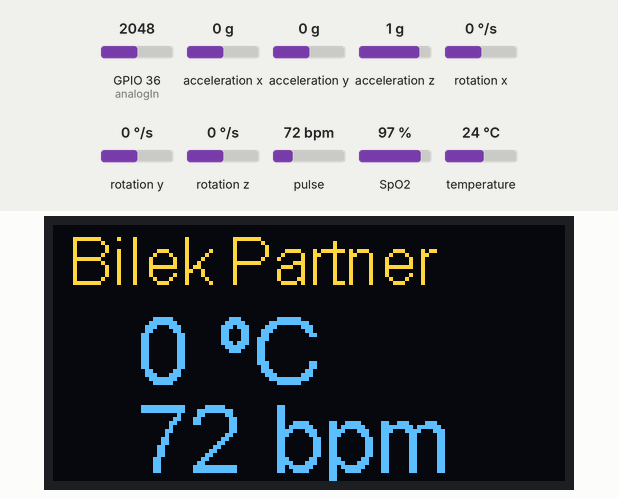
Recording of a sketch running on a simulated ESP32. On the bench: 128×64 one-colour display. The inputs (shaded band) are chosen by the test bench; at power-on: GPIO 36 (analogIn) = 2048, acceleration x 0 g, acceleration y 0 g, acceleration z 1 g, rotation x 0 °/s, rotation y 0 °/s, rotation z 0 °/s, pulse 72 bpm, SpO2 97 %, temperature 24 °C. The OLED is the two-colour kind (top 16 rows yellow); WiFi joins after 1.5 s; servers stay silent unless stated; what the sketch prints to the serial monitor is not drawn.

Above: at 9.6 s.
At 23.7 s:
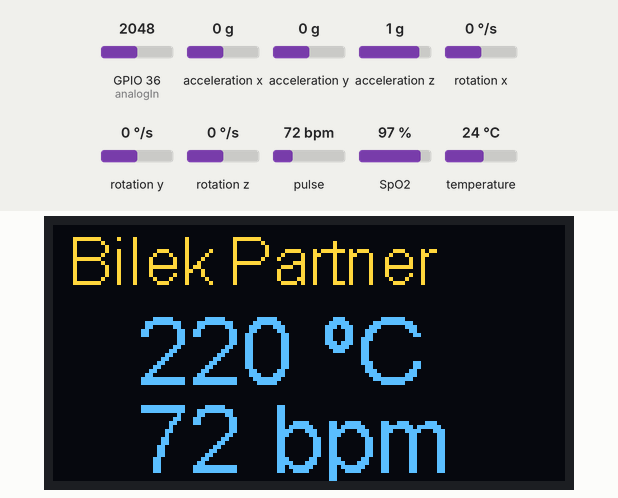

Measured:
- what the display in image 0 shows lasts 14.2 s, from 9.5 s to 23.7 s

The sketch:

wifitest2.ino
```cpp
#include <MPU6050_tockn.h>
#include <Wire.h>
#include "MAX30100_PulseOximeter.h"
#define SDA_PIN 21
#define SCL_PIN 22
MPU6050 mpu6050(Wire);


#include <WiFi.h>

#define WIFI_SSID "sinanelveren"
#define WIFI_PASSWORD "sinanelveren"


#include <Wire.h>
#include "SSD1306.h"


long timer = 0;
PulseOximeter pox;
int sample_count=0;
float val;
float sample_avg;
float tempAnalog;
int kalp_sample_count = 0 ;
float heartPrint;

uint32_t tsLastReport = 0;
float heartCurrent = 70;
const int analogIn = A0;

int RawValue= 0;
double Voltage = 0;
double tempC = 0;

int wifiCounter = 0;
int ledCount = 0;


   const uint16_t port = 1379;
   const char * host = "89.107.226.204"; // ip or dns


SSD1306  display(0x3C, 21,22);


void onBeatDetected()
{
Serial.println("Beat!");
}

void setup() {
  Serial.begin(9600);

    Serial.print("Waiting for WiFi... ");
 WiFi.mode(WIFI_STA);
     WiFi.begin(WIFI_SSID, WIFI_PASSWORD);
      Serial.print("connecting");
      while (WiFi.status() != WL_CONNECTED) {
        Serial.print(".");
        delay(500);
      }

    Serial.println("");
    Serial.println("WiFi connected");
    Serial.println("IP address: ");
    Serial.println(WiFi.localIP());

    delay(500);


   Serial.print("Connecting to ");
   Serial.println(host);


  Serial.print("Initializing Pulse and 3-Eksen");

  Wire.begin(SDA_PIN,SCL_PIN);
  mpu6050.begin();
  mpu6050.calcGyroOffsets(true);
  Serial.println("3Ekseninitledi");


      //kalp init
     setPulse();


    display.init();
    display.flipScreenVertically();

}

void loop() {
  mpu6050.update();
  pox.update();

  float acX,acY,acZ,temp,heart,oksijen;
   sample_count++;
   kalp_sample_count++;
   val = analogRead(analogIn); //sicaklik
   sample_avg = sample_avg + (val - sample_avg) / sample_count;
  if (sample_count >= 4096){
     tempAnalog=(1.1 * sample_avg * 100.0) / 1024.0;

     sample_count = 0;

   }

   if(kalp_sample_count <= 100){
        heart = pox.getHeartRate();

        if(heart > 50 && heart <= 150){
            heartCurrent +=  heart;
            heartCurrent = heartCurrent /2;
        }

   }
   else{
       heartPrint = heartCurrent;
   }


  if(millis() - timer > 300){
    kalp_sample_count = 0;


    Serial.println("=======================================================");
    temp = mpu6050.getTemp();
    acX = mpu6050.getAccX();
    acY = mpu6050.getAccY();
    acZ = mpu6050.getAccZ();

    oksijen=pox.getSpO2();

    Serial.print("temp : ");Serial.println(temp);
    Serial.print("accX : ");Serial.print(acX);
    Serial.print("\taccY : ");Serial.print(acY);
    Serial.print("\taccZ : ");Serial.println(acZ);
    Serial.print("Heart rate:");
    Serial.print(heartPrint);


    Serial.print("\t Temperature in C = ");
    Serial.print(tempAnalog,1);

    Serial.println("=======================================================\n\n");
    timer = millis();


 //


    wifiCounter++;
    if(wifiCounter == 10){
        wifitest(acX, acY, acZ, heartPrint, tempAnalog);
        wifiCounter = 0;
    }


  }


}

void wifitest(float x,float y, float z, float h, float t){

  delay(10);
   Serial.println();
    Serial.println();


    WiFiClient client;
    if (!client.connect(host, port)) {
        Serial.println("Connection failed.");
        Serial.println("Waiting 5 seconds before retrying...");
        delay(5000);
        return;
    }
    char package[256];
       sprintf(package,"B_%lf_%lf_%lf_%lf_%lf",x,y,z,h,t);
   Serial.println(package);

       client.println(package);

     Serial.println("Closing connection.");
    client.stop();

    Serial.println("***************************************\n");


  Serial.print("HEART: ");
  Serial.print(h);
  Serial.print("   TEMP: ");
  Serial.println(t);


  Serial.println("disconnected\n");


screenOled(heartPrint, tempAnalog);


  delay(100);

  setPulse();


}

void setPulse(){


//    pox.resume();
 if (!pox.begin()) {
    Serial.println("FAILED");
    for(;;);
    } else {
    Serial.println("SUCCESS");
    }
    pox.setOnBeatDetectedCallback(onBeatDetected);
}


void screenOled(float heart, float temp){

  int h = heart;
  int t = temp;

  ledCount++;

  display.setFont(ArialMT_Plain_16);

  display.setColor(WHITE);


  display.clear();

  char fst [] = " Bilek Partner\n";

  display.drawString(0,0,fst);
  display.setFont(ArialMT_Plain_24);

  char sec[15];
  sprintf(sec,"   %d ºC",t);
  char trd[15];
  sprintf(trd,"   %d bpm ",h);

  display.drawString(0,18,sec);
  display.drawString(0,40,trd);


  display.display();

  Serial.println(h);
  Serial.println(t);

  Serial.println("_________________________________________*___OLED__*_______________________\n\n");
}
```
